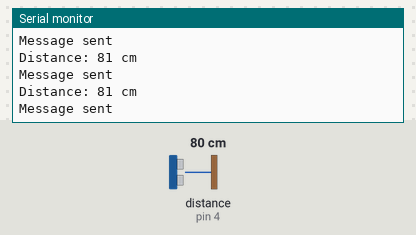
Recording of a sketch running on a simulated Arduino Uno, built with avr-gcc and run on an emulated ATmega328P. On the bench: the last lines printed to the serial monitor. Wiring (inferred from the names in the program): ultrasonic range finder: trigger pin 3; echo pin 4. The test bench sets the inputs (shaded band); at power-on: distance to the obstacle (sensor on pin 4) 80 cm. The echo pulse lasts 58.3 µs per cm.

Above: at 1.2 s.
1.3 s: distance to the obstacle (sensor on pin 4) set to 2 cm
At 1.99 s:
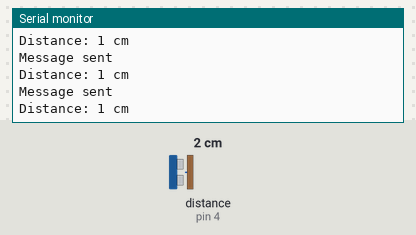
2.8 s: distance to the obstacle (sensor on pin 4) set to 4 cm
At 2.81 s:
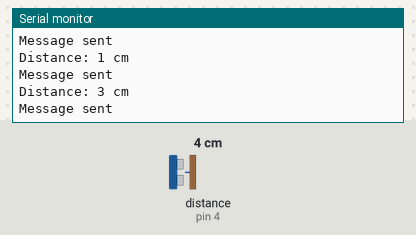
Timing chart, 0 to 5.8 s (numbered marks = the images above; inputs shaded):
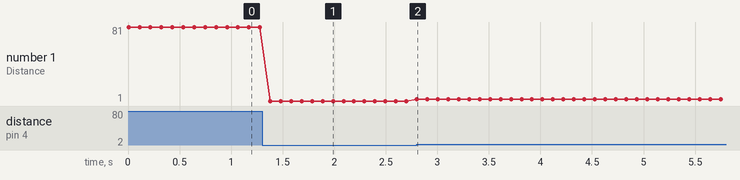

Measured:
- after the input at 1.3 s, the serial monitor: prints a new line after 0.08 s (image 1)
- after the input at 2.8 s, the serial monitor: prints a new line at once (image 2)
- plotted number 1: 81 → 1 after the input at 1.3 s, 1 → 3 after the input at 2.8 s

The sketch:

Arduino_TX.ino
```cpp
#include <SPI.h>
#include <mcp2515.h>

#define echoPin 4 //Define the arduino pin connected to the Echo Pin of HC-SR04 Ultrasonic sensor
#define trigPin 3 //Define the arduino pin connected to the Trigger Pin of HC-SR04 Ultrasonic sensor

static double sound_speed = 0.0;
float T = 20;   //Define temperature of environment, for calculation of sound wave speed

long duration;
long distance;
int idx=0;
struct can_frame canMsg;

MCP2515 mcp2515(10);

void setup()
{
  pinMode(trigPin, OUTPUT); // Sets the trigPin as an OUTPUT
  pinMode(echoPin, INPUT); // Sets the echoPin as an INPUT

  while (!Serial);
  Serial.begin(115200);

  mcp2515.reset();
  mcp2515.setBitrate(CAN_125KBPS);
  mcp2515.setNormalMode();

  for(idx=0;idx<8;idx++)  //Initialize the CAN Message Data
    canMsg.data[idx]=0;

  Serial.println("Distance measured by the sensor");
  sound_speed = 0.034 * (sqrt(1 + T/273.15)); // Calculation of sound speed as per the environment temperature
}

void loop()
{
  canMsg.can_id  = 0x0F6;
  canMsg.can_dlc = 8;
  idx++;
  if(idx<8)
  {
   canMsg.data[idx]=measure();
  }
  else
  {
   idx=0;
   canMsg.data[idx]=measure();
  }
  mcp2515.sendMessage(&canMsg); //Send the CAN Message

  Serial.println("Message sent");
  delay(100);
}

long measure()  //Function to measure the distance
{
  digitalWrite(trigPin, LOW);
  delayMicroseconds(2);
  digitalWrite(trigPin, HIGH);
  delayMicroseconds(10);
  digitalWrite(trigPin, LOW);

  duration = pulseIn(echoPin, HIGH);
  distance = duration * sound_speed / 2;

  Serial.print("Distance: ");
  Serial.print(distance);
  Serial.println(" cm");

  return distance;
}
```
